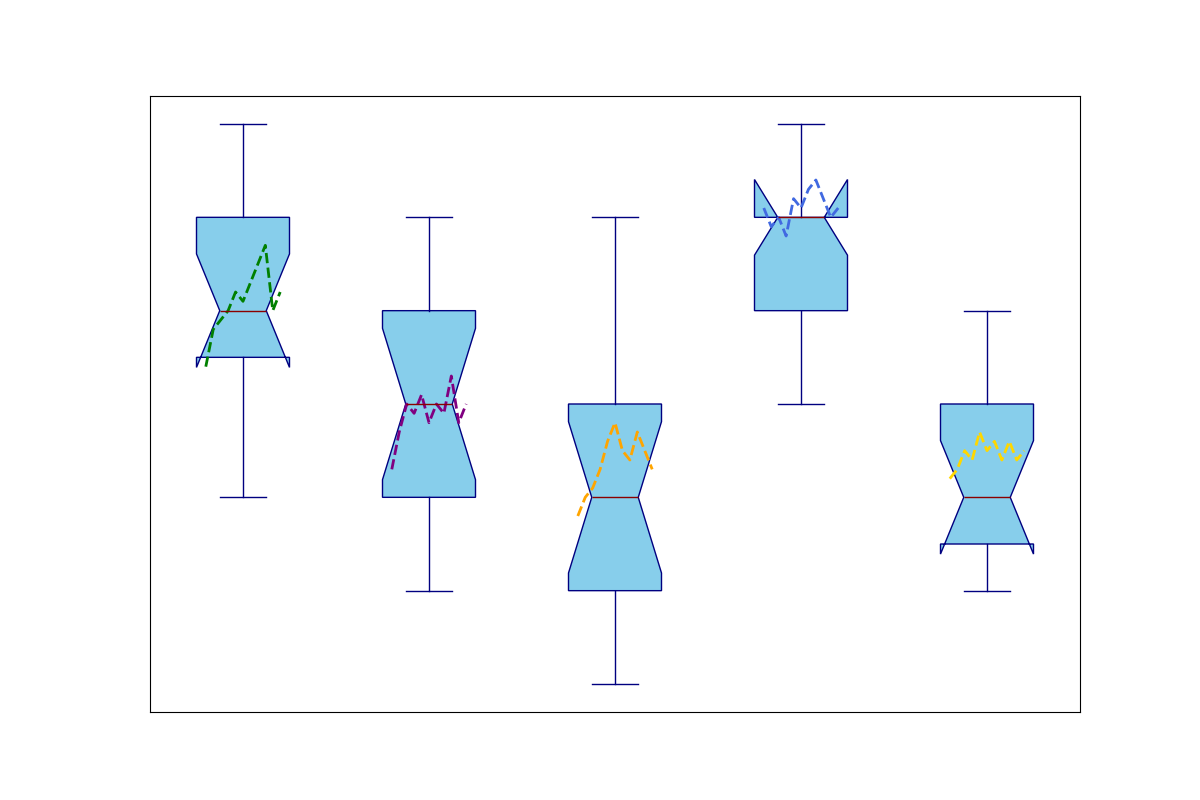

Write Python code to recreate this figure.
import matplotlib.pyplot as plt

fiction_scores = [7, 8, 8, 8, 9, 9, 9, 10, 6, 7, 8, 7, 9, 8, 8]
mystery_scores = [6, 7, 7, 8, 9, 8, 6, 7, 6, 7, 5, 8, 7, 6, 8]
science_fiction_scores = [5, 6, 7, 6, 5, 7, 8, 4, 9, 6, 5, 6, 4, 7, 6]
fantasy_scores = [9, 10, 8, 9, 8, 8, 9, 10, 10, 9, 8, 7, 9, 9, 8]
non_fiction_scores = [6, 7, 5, 6, 8, 5, 7, 6, 5, 7, 8, 6, 6, 5, 7]

genre_scores = [
    fiction_scores,
    mystery_scores,
    science_fiction_scores,
    fantasy_scores,
    non_fiction_scores
]

years = list(range(2013, 2024))
avg_scores = [
    [7.4, 7.8, 7.9, 8.0, 8.2, 8.1, 8.3, 8.5, 8.7, 8.0, 8.2],
    [6.3, 6.7, 7.0, 6.9, 7.1, 6.8, 7.0, 6.9, 7.3, 6.8, 7.0],
    [5.8, 6.0, 6.1, 6.3, 6.6, 6.8, 6.5, 6.4, 6.7, 6.5, 6.3],
    [9.1, 8.9, 9.0, 8.8, 9.2, 9.1, 9.3, 9.4, 9.2, 9.0, 9.1],
    [6.2, 6.3, 6.5, 6.4, 6.7, 6.5, 6.6, 6.4, 6.6, 6.4, 6.5]
]

fig, ax = plt.subplots(figsize=(12, 8))
box = ax.boxplot(genre_scores, notch=True, patch_artist=True,
                 boxprops=dict(facecolor='skyblue', color='navy'),
                 whiskerprops=dict(color='navy'),
                 capprops=dict(color='navy'),
                 medianprops=dict(color='darkred'),
                 flierprops=dict(marker='o', markerfacecolor='gray', markersize=6, linestyle='none', markeredgecolor='black'))

# Shuffled colors for visual variety
colors = ['green', 'purple', 'orange', 'royalblue', 'gold']
for i, scores, color in zip(range(1, 6), avg_scores, colors):
    ax.plot([i - 0.2 + 0.4 * (j / (len(years) - 1)) for j in range(len(years))], scores, color=color, linestyle='--', linewidth=2)

ax.set_xticks([])
ax.set_yticks([])
ax.yaxis.grid(True, linestyle='--', linewidth=0.7, alpha=0.7)

plt.show()
